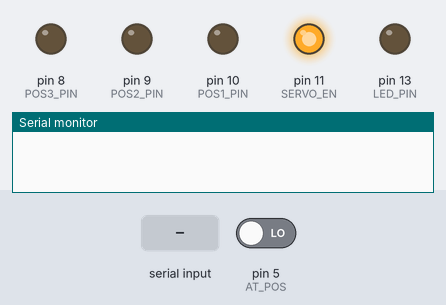
The sketch below on a simulated Arduino Uno, built with avr-gcc and run on an emulated ATmega328P. Shown: output pins drawn as LEDs (lit = HIGH), the last lines printed to the serial monitor. Inputs (shaded band) come from the test bench; at power-on: pin 5 (AT_POS) LOW. Pins used as bus, display or sensor lines are not drawn.

Above: at 2.2 s.
2.3 s: "h" received over Serial
At 2.9 s:
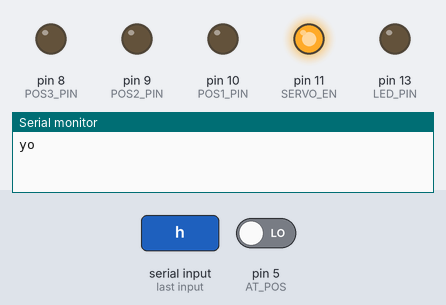
3.8 s: pin 5 (AT_POS) driven HIGH
5.3 s: byte 55 ('7') received over Serial
At 6.4 s:
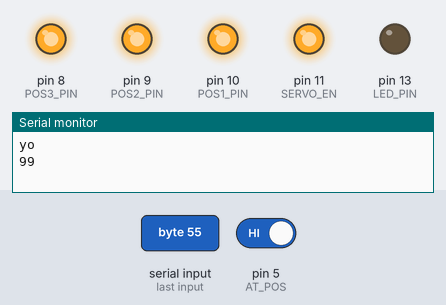
6.8 s: "d" received over Serial
At 7.5 s:
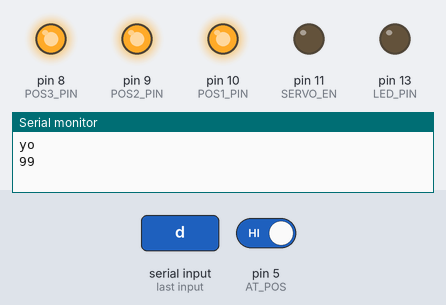
8.3 s: "0" received over Serial
At 8.7 s:
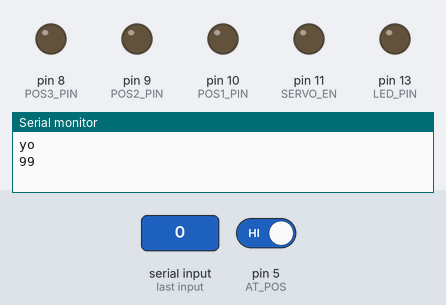
9.8 s: "1" received over Serial
At 11.0 s:
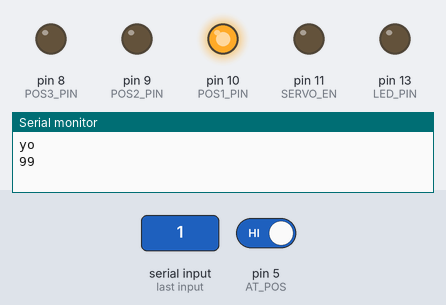
Timing chart, 0 to 12.3 s (numbered marks = the images above; inputs shaded):
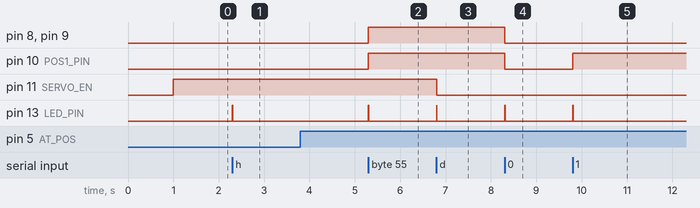

The sketch:

position_trigger.ino
```cpp
#define LED_PIN     13

//External Inputs to Motor
//DI7 - Forward Limit Switch  P2-16 - 0023  (Normally Open)
//DI8 - Reverse Limit Switch  P2-17 - 0022  (Normally Open)

//Arduino Outputs to Motor
//DI1 - Servo Enable          P2-10 - 0101
//DI2 - Position Bit 1        P2-11 - 0111
//DI3 - Position Bit 2        P2-12 - 0112
//DI4 - Position Bit 3        P2-13 - 0113
//DI5 - Position Trigger      P2-14 - 0108
//DI6 - Homing Trigger        P2-15 - 0127
#define SERVO_EN    11
#define POS1_PIN    10
#define POS2_PIN    9
#define POS3_PIN    8
#define POS_TRIG    7
#define HOME_TRIG   6

//Arduino Inputs from Motor
//DO3 - Homing Complete       P2-18 - 0109
//DO4 - At Position           P2-19 - 0105
#define AT_HOME     4
#define AT_POS      5

#define MOVE_TIMEOUT     30000           //in mS

int i;
unsigned long stop,time;

//Commands
//'e' = enable
//'d' = disable
//'9' = trigger
//'h' = home
//'0' = Position 0
//'1' = Position 1
//'2' = Position 2
//'3' = Position 3
//'4' = Position 4


void setup() {
  Serial.begin(19200);
  delay(1000);

  pinMode(LED_PIN, OUTPUT);

  digitalWrite(SERVO_EN, HIGH);   //Enable on Boot
  digitalWrite(POS1_PIN, LOW);
  digitalWrite(POS2_PIN, LOW);
  digitalWrite(POS3_PIN, LOW);
  digitalWrite(POS_TRIG, LOW);
  digitalWrite(HOME_TRIG, LOW);

  pinMode(SERVO_EN, OUTPUT);
  pinMode(POS1_PIN, OUTPUT);
  pinMode(POS2_PIN, OUTPUT);
  pinMode(POS3_PIN, OUTPUT);
  pinMode(POS_TRIG, OUTPUT);
  pinMode(HOME_TRIG, OUTPUT);

  pinMode(AT_HOME, INPUT);
  pinMode(AT_POS, INPUT);
}

void loop() {
  uint8_t moving;
  if (Serial.available())
  {
    char data = Serial.read();
    //************
    //Home Trigger
    if(data == 'h')
    {
      Serial.println("yo");
      digitalWrite(HOME_TRIG, HIGH);
      blink_LED();
      digitalWrite(HOME_TRIG, LOW);
      delay(100);
      moving = 0;
      stop = millis()+MOVE_TIMEOUT;
      time = millis();
      while(!moving && time<stop)
      {
        delay(100);
        moving = digitalRead(AT_POS);
        time = millis();
      };
      //**********************************************
      //Check if we timed out or finished successfully
      if(!moving)
      {
        Serial.println("88");
      }
      else
      {
        Serial.println("99");
      }
      //Flush the incoming buffer
      while(Serial.available())
      {
        Serial.read();
      }
    }
    //**************
    //Enable/Disable
    if(data == 'e')
    {
      digitalWrite(SERVO_EN, HIGH);
      blink_LED();
    }
    if(data == 'd')
    {
      digitalWrite(SERVO_EN, LOW);
      blink_LED();
    }
    //*********
    //Positions
    if(data == '0')
    {
      digitalWrite(POS1_PIN, LOW);
      digitalWrite(POS2_PIN, LOW);
      digitalWrite(POS3_PIN, LOW);
      blink_LED();
    }
    if(data == '1')
    {
      digitalWrite(POS1_PIN, HIGH);
      digitalWrite(POS2_PIN, LOW);
      digitalWrite(POS3_PIN, LOW);
      blink_LED();
    }
    if(data == '2')
    {
      digitalWrite(POS1_PIN, LOW);
      digitalWrite(POS2_PIN, HIGH);
      digitalWrite(POS3_PIN, LOW);
      blink_LED();
    }
    if(data == '3')
    {
      digitalWrite(POS1_PIN, HIGH);
      digitalWrite(POS2_PIN, HIGH);
      digitalWrite(POS3_PIN, LOW);
      blink_LED();
    }
    if(data == '4')
    {
      digitalWrite(POS1_PIN, LOW);
      digitalWrite(POS2_PIN, LOW);
      digitalWrite(POS3_PIN, HIGH);
      blink_LED();
    }
    if(data == '5')
    {
      digitalWrite(POS1_PIN, HIGH);
      digitalWrite(POS2_PIN, LOW);
      digitalWrite(POS3_PIN, HIGH);
      blink_LED();
    }
    if(data == '6')
    {
      digitalWrite(POS1_PIN, LOW);
      digitalWrite(POS2_PIN, HIGH);
      digitalWrite(POS3_PIN, HIGH);
      blink_LED();
    }
    if(data == '7')
    {
      digitalWrite(POS1_PIN, HIGH);
      digitalWrite(POS2_PIN, HIGH);
      digitalWrite(POS3_PIN, HIGH);
      blink_LED();
    }
    //****************
    //Position Trigger
    if(data == '9')
    {
      digitalWrite(POS_TRIG, HIGH);
      blink_LED();
      digitalWrite(POS_TRIG, LOW);
      delay(100);
      moving = 0;
      stop = millis()+MOVE_TIMEOUT;
      time = millis();
      while(!moving && time<stop)
      {
        delay(100);
        moving = digitalRead(AT_POS);
        time = millis();

        if (Serial.available())
        {
            char data = Serial.read();
            if(data == 'd')
            {
              digitalWrite(SERVO_EN, LOW);
              blink_LED();
              stop = 0;       //Set this so we abort the command
            }
        }
      }
      //**********************************************
      //Check if we timed out or finished successfully
      if(!moving)
      {
        Serial.println("88");
      }
      else
      {
        Serial.println("99");
      }
      //Flush the incoming buffer
      while(Serial.available())
      {
        Serial.read();
      }
    }
    //*************
    //Poll Position
    if(data == 'p')
    {
      Serial.print("Home: ");
      Serial.println(digitalRead(AT_HOME));
      Serial.print("Position: ");
      Serial.println(digitalRead(AT_POS));
    }
    data = '!';
  }
}

void blink_LED()
{
  digitalWrite(LED_PIN, HIGH);
  delay(10);
  digitalWrite(LED_PIN, LOW);
}
```

Measured:
- after the input at 2.3 s, pin 13 (LED_PIN): LOW → HIGH at once, → LOW 0.01 s later
- after the input at 5.3 s, pin 8 (POS3_PIN), pin 9 (POS2_PIN), pin 10 (POS1_PIN): LOW → HIGH at once; pin 13 (LED_PIN): LOW → HIGH at once, → LOW 0.01 s later
- after the input at 6.8 s, pin 11 (SERVO_EN): HIGH → LOW at once; pin 13 (LED_PIN): LOW → HIGH at once, → LOW 0.01 s later
- after the input at 8.3 s, pin 8 (POS3_PIN), pin 9 (POS2_PIN), pin 10 (POS1_PIN): HIGH → LOW at once; pin 13 (LED_PIN): LOW → HIGH at once, → LOW 0.01 s later
- after the input at 9.8 s, pin 10 (POS1_PIN): LOW → HIGH at once; pin 13 (LED_PIN): LOW → HIGH at once, → LOW 0.01 s later
